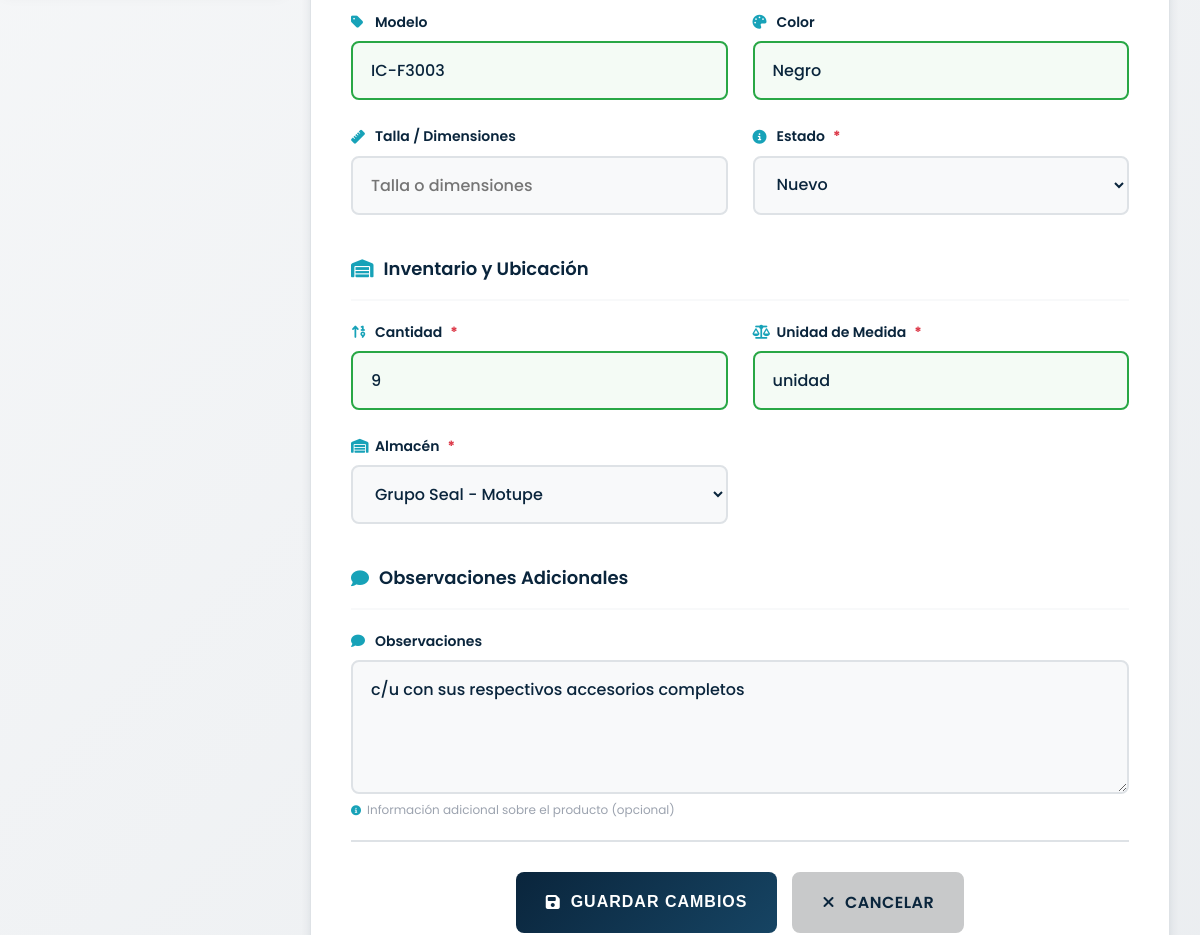
Before: /productos/editar.php?id=196 (signed in, middle part) with the older database file.
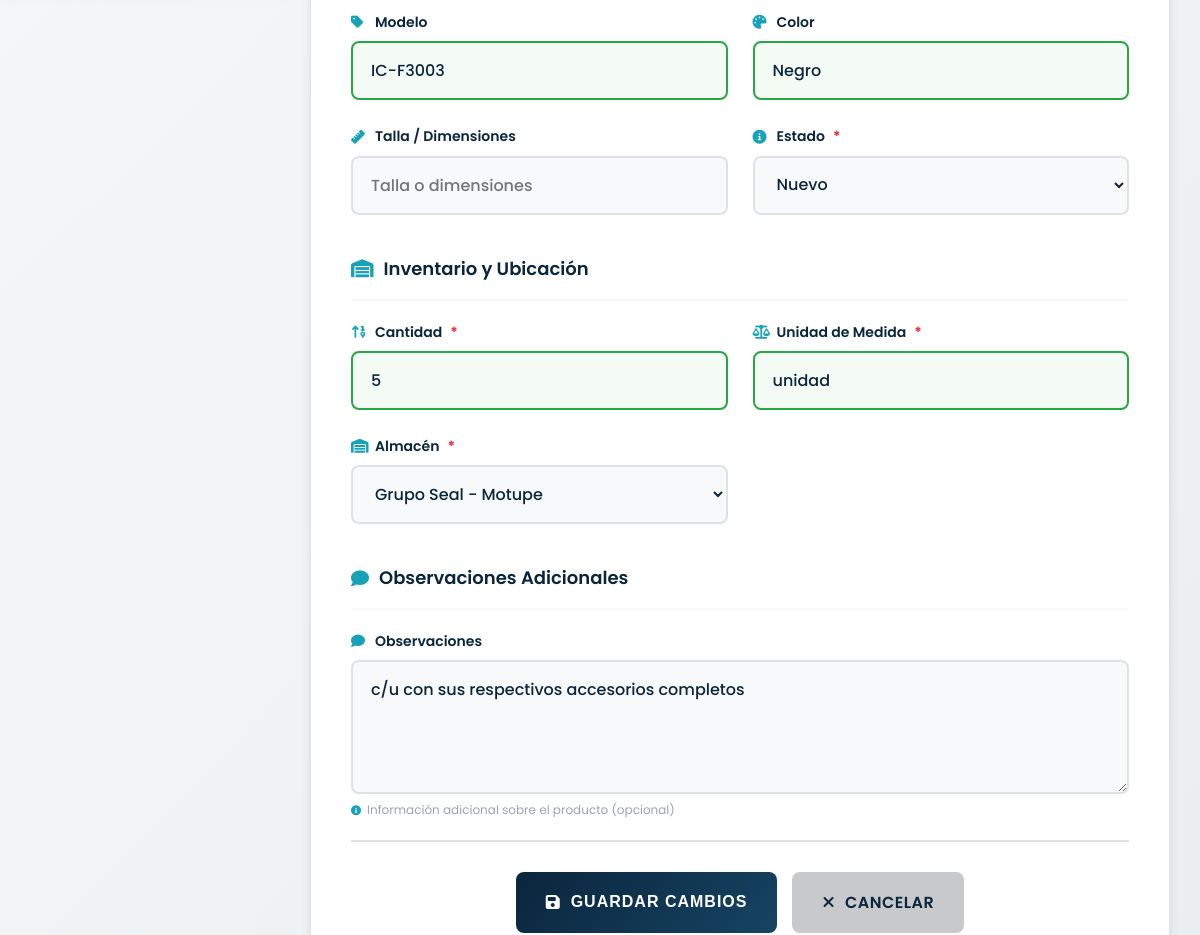
After: the same page with the newer database file.
### tables this page shows
CREATE TABLE `productos` (
  `id` int(11) NOT NULL,
  `categoria_id` int(11) NOT NULL,
  `almacen_id` int(11) NOT NULL,
  `nombre` varchar(100) NOT NULL,
  `descripcion` text DEFAULT NULL,
  `modelo` varchar(100) DEFAULT NULL,
  `color` varchar(50) DEFAULT NULL,
  `talla_dimensiones` varchar(50) DEFAULT NULL,
  `cantidad` int(11) NOT NULL DEFAULT 0,
  `unidad_medida` varchar(50) DEFAULT NULL,
  `estado` enum('Nuevo','Usado','Dañado') NOT NULL,
  `observaciones` text DEFAULT NULL
);

CREATE TABLE `almacenes` (
  `id` int(11) NOT NULL,
  `nombre` varchar(100) NOT NULL,
  `ubicacion` varchar(255) NOT NULL
);

### productos/editar.php (the view, shortened to what the changed rows need)
<?php
require_once "../config/database.php";
$producto_id = $_GET['id'];
$sql = "SELECT p.*, c.nombre as categoria_nombre, a.nombre as almacen_nombre
        FROM productos p
        JOIN categorias c ON p.categoria_id = c.id
        JOIN almacenes a ON p.almacen_id = a.id
        WHERE p.id = ?";
$stmt = $conn->prepare($sql);
$stmt->bind_param("i", $producto_id);
$stmt->execute();
$result = $stmt->get_result();
$producto = $result->fetch_assoc();
$sql_almacenes = "SELECT id, nombre FROM almacenes ORDER BY nombre";
$almacenes = $conn->query($sql_almacenes);
?>
<!DOCTYPE html>
<html lang="es">
<head>
    <link rel="stylesheet" href="https://cdnjs.cloudflare.com/ajax/libs/font-awesome/6.4.2/css/all.min.css">
    <link rel="stylesheet" href="../assets/css/productos-editar.css">
</head>
<body>
<main class="content" id="main-content" role="main">
    <div class="edit-container">
        <form id="formEditarProducto" action="" method="POST" autocomplete="off">
            <div class="form-grid">
                <div class="form-group">
                    <label for="modelo" class="form-label">
                        <i class="fas fa-tag"></i>
                        Modelo
                    </label>
                    <input
                        type="text"
                        id="modelo"
                        name="modelo"
                        value="<?php echo htmlspecialchars($producto['modelo']); ?>"
                        autocomplete="off"
                        maxlength="50"
                        placeholder="Modelo del producto"
                    >
                </div>
                <div class="form-group">
                    <label for="color" class="form-label">
                        <i class="fas fa-palette"></i>
                        Color
                    </label>
                    <input
                        type="text"
                        id="color"
                        name="color"
                        value="<?php echo htmlspecialchars($producto['color']); ?>"
                        autocomplete="off"
                        maxlength="30"
                        placeholder="Color del producto"
                    >
                </div>
                <div class="form-group">
                    <label for="estado" class="form-label">
                        <i class="fas fa-info-circle"></i>
                        Estado
                        <span class="required">*</span>
                    </label>
                    <select id="estado" name="estado" required>
                        <option value="Nuevo" <?php echo ($producto['estado'] === 'Nuevo') ? 'selected' : ''; ?>>Nuevo</option>
                    </select>
                </div>
            </div>
            <div class="form-grid">
                <div class="form-group">
                    <label for="cantidad" class="form-label">
                        <i class="fas fa-sort-numeric-up"></i>
                        Cantidad
                        <span class="required">*</span>
                    </label>
                    <input
                        type="number"
                        id="cantidad"
                        name="cantidad"
                        value="<?php echo $producto['cantidad']; ?>"
                        min="0"
                        required
                        placeholder="Cantidad disponible"
                    >
                </div>
                <div class="form-group">
                    <label for="unidad_medida" class="form-label">
                        <i class="fas fa-balance-scale"></i>
                        Unidad de Medida
                        <span class="required">*</span>
                    </label>
                    <input
                        type="text"
                        id="unidad_medida"
                        name="unidad_medida"
                        value="<?php echo htmlspecialchars($producto['unidad_medida']); ?>"
                        required
                        autocomplete="off"
                        maxlength="20"
                        placeholder="Ej: unidades, kg, litros"
                    >
                </div>
                <div class="form-group">
                    <label for="almacen_id" class="form-label">
                        <i class="fas fa-warehouse"></i>
                        Almacén
                        <span class="required">*</span>
                    </label>
                    <select id="almacen_id" name="almacen_id" required>
                        <?php while ($almacen = $almacenes->fetch_assoc()): ?>
                            <option value="<?php echo $almacen['id']; ?>"
                                    <?php echo ($almacen['id'] == $producto['almacen_id']) ? 'selected' : ''; ?>>
                                <?php echo htmlspecialchars($almacen['nombre']); ?>
                            </option>
                        <?php endwhile; ?>
                    </select>
                </div>
            </div>
            <div class="form-group full-width">
                <label for="observaciones" class="form-label">
                    <i class="fas fa-comment"></i>
                    Observaciones
                </label>
                <textarea
                    id="observaciones"
                    name="observaciones"
                    rows="4"
                    maxlength="500"
                    placeholder="Observaciones adicionales sobre el producto..."
                ><?php echo htmlspecialchars($producto['observaciones']); ?></textarea>
                <div class="field-hint">
                    <i class="fas fa-info-circle"></i>
                    Información adicional sobre el producto (opcional)
                </div>
            </div>
        </form>
    </div>
</main>
</body>
</html>

Changed rows visible on the page:
changed productos "IC-F3003": cantidad "9" → "5"
